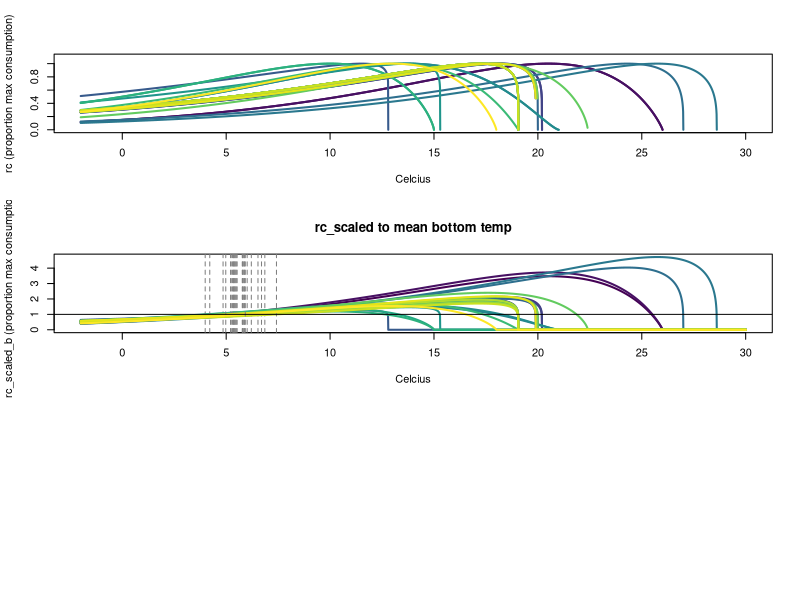
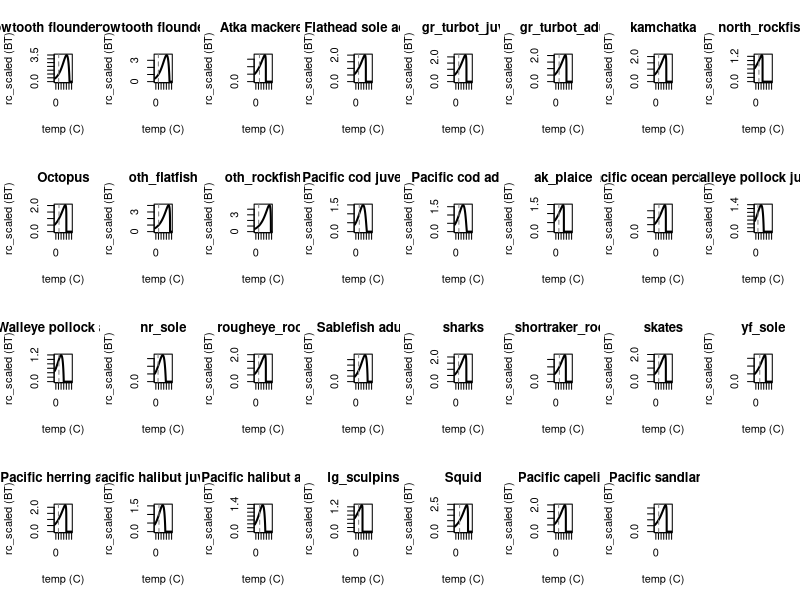

Write R code to recreate these figures, in order. (Note: this script raises an error after producing the figures.)
#------------------------------------------------------------------------------#
#AUTHORS: Bia Dias
#ORIGINAL AUTHORS: Andy Whitehouse code developed for ACLIM2 
#ORIGINAL CODE: bioen_pars2.R
#AFFILIATIONS: CICOES University of Washington/ Alaska Fisheries Science Center
#E-MAIL OF CORRESPONDENCE AUTHOR: bia.dias@noaa.gov
#
#Bioenergetic params for GOACLIM
#------------------------------------------------------------------------------#

library(tidyverse)
library(here)
library(viridis)
library(viridisLite)



bioen_pars <- read.csv("WGOA_source_data/WGOA_bioen.csv", header=TRUE, sep=',', 
                       dec='.', row.names=1)
# X parameter in Kitchell equation
bioen_sp <- row.names(bioen_pars)
# bioen_sp <- bioen_sp[ !bioen_sp == "octopus" & !bioen_sp == "squids"]
# shortrakers have not been caught in the shelf BTS. Applying rougheye mean temps
# as a proxy
#bioen_pars["shortraker_rock",4:5] <- bioen_pars["rougheye_rock",4:5]
# species-specific temp time series from BT survey
hind_bt <- read.csv(
  "WGOA_source_data/species_weighted_temp_WGOA.csv",
  header = TRUE,
  sep = ',',
  dec = '.',
  row.names = 1
) %>%
  select(c(year, race_group, agg_weighted_bot_temp)) %>%
  pivot_wider(names_from = race_group, values_from = agg_weighted_bot_temp)

#hind_st <- read.csv(
#  "WGOA_source_data/species_weighted_temp_WGOA.csv",
#  header = TRUE,
#  sep = ',',
#  dec = '.',
#  row.names = 1
#) %>%
#  select(c(year, race_group, agg_weighted_surf_temp)) %>%
#  pivot_wider(names_from = race_group, values_from = agg_weighted_surf_temp)

# replace missing (NA) with mean
hind_bt <- hind_bt %>%
  mutate(across(everything(), ~ifelse(is.na(.), mean(., na.rm = TRUE), .))) %>% 
  column_to_rownames(var="year")

#for(i in 1:(dim(hind_bt)[2])){
#  hind_bt[,i][is.na(hind_bt[,i])] <- mean(hind_bt[,i], na.rm=TRUE)
#}
#for(i in 1:(dim(hind_st)[2])){
#  hind_st[,i][is.na(hind_st[,i])] <- mean(hind_st[,i], na.rm=TRUE)
#}
mean_bot_temps <- round(colMeans(hind_bt),digits=2)
#mean_sur_temps <- round(colMeans(hind_st),digits=2)
#BD do the same for the other functional groups that have proxy species ####
# adding shortraker_rock using rougheye temps as proxy
#mean_bot_temps["shortraker_rock"] <- mean_bot_temps["rougheye_rock"]
#mean_sur_temps["shortraker_rock"] <- mean_sur_temps["rougheye_rock"]

# indicator species for multi-species functional groups
# oth_flatfish is represented by rex_sole
# oth_rockfish is represented by dusky_rockfish

# xx is a term in the Kitchell equation
xx <-
  (((
    log(bioen_pars$Q10) * (bioen_pars$Tmax - bioen_pars$Topt) ^ 2
  )) / 400) *
  (1 + (1 + sqrt(40 / (
    log(bioen_pars$Q10) * (bioen_pars$Tmax - bioen_pars$Topt + 2)
  ))) ^ 2)
names(xx) <- bioen_sp
# Kitchell equation: rc is proportion of max consumption at a given temp
# temps to evaluate over
Ctemp <- seq(-2, 30, 0.01)
rc <- matrix(nrow = length(Ctemp), ncol = length(bioen_sp))
colnames(rc) <- bioen_sp
row.names(rc) <- Ctemp
for (i in bioen_sp) {
  for (j in Ctemp) {
    rc[j, i] <- (((bioen_pars[i, 'Tmax'] - Ctemp[j]) / (bioen_pars[i, 'Tmax'] - bioen_pars[i, 'Topt']))^xx[i]) *
      exp(xx[i] * (1 - ((bioen_pars[i, 'Tmax'] - Ctemp[j]) / (bioen_pars[i, 'Tmax'] - bioen_pars[i, 'Topt'])
      )))
  }
  
}

# Alternatively, we can use species-specific biomass-weighted mean bottom temps
# from the survey.
# mean temperatures are the means of the sp.-specific survey time series
rc_scaled_b <- matrix(nrow = dim(rc)[1], ncol = dim(rc)[2])
colnames(rc_scaled_b) <- bioen_sp
names(mean_bot_temps) <- bioen_sp
for(i in 1:(length(bioen_sp))){
  rc_scaled_b[,bioen_sp[i]] <- rc[,bioen_sp[i]]/rc[as.character(mean_bot_temps[bioen_sp[i]]),bioen_sp[i]]
}
# have to name the rows after creating the matrix, and in this fashion or it doesn't
# work. It eliminates trailing zeroes which throws everything off in later loops.
rc_rows <- sprintf("%.2f", round(Ctemp, digits=2))
row.names(rc_scaled_b) <- rc_rows
# mean biomass-weighted species-specific surface temp 1991-1994
#rc_scaled_s <- matrix(nrow = dim(rc)[1], ncol = dim(rc)[2])
#colnames(rc_scaled_s) <- bioen_sp
#names(mean_sur_temps) <- bioen_sp
#for(i in 1:(length(bioen_sp))){
#  rc_scaled_s[,bioen_sp[i]] <- rc[,bioen_sp[i]]/rc[as.character(mean_sur_temps[bioen_sp[i]]),bioen_sp[i]]
#}
#row.names(rc_scaled_s) <- rc_rows
# replace NaN with a really small value
rc_scaled_b[is.nan(rc_scaled_b)] <- 1e-08
#rc_scaled_s[is.nan(rc_scaled_s)] <- 1e-08

# Kitchell curve plots -------------------------------------------------------
 par(mfrow = c(3, 1))
 # rc unscaled
 plot(
   Ctemp,
   rc[, "Arrowtooth flounder adult"],
   type = 'n',
   xlab = "Celcius",
   ylab = "rc (proportion max consumption)",
   ylim = c(0, 1.1)
 )
 for (i in 1:26) {
   lines(Ctemp, rc[, i], col = viridis(26)[i], lwd = 2)
 }
 # rc scaled to mean bottom temp 1991–1994
 plot(
   Ctemp,
   rc_scaled_b[, "Arrowtooth flounder adult"],
   type = 'n',
   xlab = "Celcius",
   ylab = "rc_scaled_b (proportion max consumption)",
   ylim = c(0, max(rc_scaled_b, na.rm = TRUE)),
   main = "rc_scaled to mean bottom temp"
 )
 for (i in 1:26) {
   lines(Ctemp, rc_scaled_b[, i], col = viridis(26)[i], lwd = 2)
   abline(v = mean_bot_temps[i], lty = 2, col = "gray50")
 }
 abline(h=1)
# # rc scaled to mean surface temp 1991–1994
# plot(
#   Ctemp,
#   rc_scaled_s[, "arrowtooth_adu"],
#   type = 'n',
#   xlab = "Celcius",
#   ylab = "rc_scaled_s (proportion max consumption)",
#   ylim = c(0, max(rc_scaled_s, na.rm = TRUE)),
#   main = "rc_scaled to mean surface temp"
# )
# for (i in 1:26) {
#   lines(Ctemp, rc_scaled_s[, i], col = viridis(26)[i], lwd = 2)
#   abline(v = mean_sur_temps, lty = 2, col = "gray50")
# }
# abline(h=1)
 
 
 # # rc scaled to bottom temp plots by species
 par(mfrow = c(4, 8))
 for (i in 1:31) {
   plot(
     Ctemp,
     rc_scaled_b[, i],
     type = 'l',
     lwd = 2,
     main = bioen_sp[i],
     ylim = c(0, max(rc_scaled_b[, i], na.rm = TRUE)),
     ylab = "rc_scaled (BT)",
     xlab = "temp (C)"
   )
   abline(v = mean_bot_temps[i], lty = 2, col = "gray50")
 }
# # rc scaled to surface temp plots by species
# par(mfrow = c(4, 8))
# for (i in 1:31) {
#   plot(
#     Ctemp,
#     rc_scaled_s[, i],
#     type = 'l',
#     lwd = 2,
#     main = bioen_sp[i],
#     ylim = c(0, max(rc_scaled_s[, i], na.rm = TRUE)),
#     ylab = "rc_scaled (ST)",
#     xlab = "temp (C)"
#   )
#   abline(v = mean_sur_temps[i], lty = 2, col = "gray50")
# }
# 
# 
# # By species both plots on the same graph
# par(mfrow = c(4, 8))
# for (i in 1:31) {
#   plot(
#     Ctemp,
#     rc_scaled_b[, i],
#     type = 'l',
#     lwd = 2,
#     main = bioen_sp[i],
#     ylim = c(0, max(rc_scaled_b[, i], na.rm = TRUE)),
#     ylab = "rc_scaled",
#     xlab = "temp (C)",
#     col = "blue"
#   )
#   abline(v = mean_bot_temps[i], lty = 2, col = "blue")
#   lines(Ctemp, rc_scaled_s[, i], lwd=2, col = "red", lty=2)
#   abline(v = mean_sur_temps[i], lty = 2, col = "red")
#   abline(h=1)
# }
# par(mfrow=c(1,1))

# Forced search consumption modifier
# get species-specific consumption modifiers
# temp time series from GOACLIM hindcast
#**hindcast**: representing the final years of the spinup forced with observed oceanographic conditions to better represent historical conditions (1990 to 2020),
#**projection**: GFDL-ESM2M downscaled projection (2015 to 2099)
#**historical**: representing model spinup (1980 to 2014).

 
roms_hind_temp <- read.csv("WGOA_source_data/ROMSOutputWGOA/Long_WGOA_temp_monthly_300.csv", 
                           header=TRUE, sep=',', dec='.') %>% 
  filter(simulation=="ssp126", year>=1990 & year<2021) %>% 
  select(c( year, month, depthclass,area_weighted_temp)) %>% 
  pivot_wider(names_from = depthclass, values_from = area_weighted_temp) %>% 
  rename(temp_b5=Bottom,  temp_s5=Surface)
roms_hind_temp$tstep <- 1:372

roms_hind_npz <- read.csv("WGOA_source_data/ROMSOutputWGOA/Long_WGOA_B_summary_month300_v2_corrected.csv", 
                           header=TRUE, sep=',', dec='.') %>% 
  filter(simulation=="ssp126", year>=1990 & year<2021) %>% 
  select(c( year, month, varname,biomass_tonnes)) %>% 
  pivot_wider(names_from = varname, values_from = biomass_tonnes) %>% 
  rename(cop=Cop, eup=Eup, mzl=MZL, mzs=MZS, nca=NCa, phl=PhL, phs=PhS)  
  #select(cop, eup, mzl, phl, phs) #to match aclim_rpath

  roms_hind_npz$tstep <- 1:372

goaclim_hind_raw <- roms_hind_temp %>% left_join(roms_hind_npz, by= join_by(tstep,year, month)) %>% 
  select(tstep, year, month, cop, eup, mzl, phl, phs, temp_b5, temp_s5)


goaclim_hind_bt <- as.matrix(goaclim_hind_raw$temp_b5)
row.names(goaclim_hind_bt) <- goaclim_hind_raw$tstep
row.names(goaclim_hind_bt) <- goaclim_hind_raw$tstep
goaclim_hind_st <- as.matrix(goaclim_hind_raw$temp_s5)
row.names(goaclim_hind_st) <- goaclim_hind_raw$tstep
# for some reason hind_st[52] gets rounded off to "-0.00" which is a problem in
# the consumption modifier below
goaclim_hind_st[52] <- 0.00
# bottom temperature
tdc_hind_bt <- matrix(nrow=dim(goaclim_hind_bt)[1], ncol=length(bioen_sp))
colnames(tdc_hind_bt) <- bioen_sp 
for(i in 1:dim(goaclim_hind_bt)[1]){
  for(j in bioen_sp){
    tdc_hind_bt[i,j] <- rc_scaled_b[sprintf("%.2f", round(goaclim_hind_bt[i], digits=2)),j]
  }
}
row.names(tdc_hind_bt) <- row.names(goaclim_hind_bt)
## surface temperature
#tdc_hind_st <- matrix(nrow=dim(goaclim_hind_st)[1], ncol=length(bioen_sp))
#colnames(tdc_hind_st) <- bioen_sp # w/o shortraker rockfish—never caught on shelf BT survey
#for(i in 1:dim(goaclim_hind_st)[1]){
#  for(j in bioen_sp){
#    tdc_hind_st[i,j] <- rc_scaled_s[sprintf("%.2f", round(goaclim_hind_st[i], digits=2)),j]
#  }
#}
#row.names(tdc_hind_st) <- row.names(goaclim_hind_st)

################################################################################
################################################################################
################################################################################
# YOU ARE HERE ####
# Respiration
# Modified Arrhenius equation from Blanchard et al. (2012)

# temps to evaluate (Kelvin = C + 273.15)
Ktemp <- seq(271, 303, 0.01) # from -2 to 30 Celcius
k  <- 8.62 * 10 ^ (-5) # Boltzmann constant
E  <- 0.63             # activation energy
c1 <- 25.55            # constant
tau <- matrix(nrow = length(Ktemp), ncol = 1)
row.names(tau) <- Ktemp
for (i in 1:(length(Ktemp))) {
  tau[i] <- exp(c1 - (E / (k * Ktemp[i])))
}

# tau scaled by sp.-specific mean bottom temps over survey time series
tau_scaled_b <- matrix(nrow=length(tau), ncol=dim(bioen_pars)[1])
for (i in 1:(dim(bioen_pars)[1])) {
  tau_scaled_b[,i] <- tau/(tau[as.character(mean_bot_temps[i] + 273.15),])
}
colnames(tau_scaled_b) <- bioen_sp
row.names(tau_scaled_b) <- Ktemp
# tau scaled
# Using species-specific biomass-weighted mean surface temp from survey
#tau_scaled_s <- matrix(nrow=length(tau), ncol=dim(bioen_pars)[1])
#for (i in 1:(dim(bioen_pars)[1])) {
#  tau_scaled_s[,i] <- tau/(tau[as.character(mean_sur_temps[i] + 273.15),])
#}
#colnames(tau_scaled_s) <- bioen_sp
#row.names(tau_scaled_s) <- Ktemp

#------------------------------------------------------------------------------#
# Total Consumption scaled by bottom temp (TotCons = rc_scaled * bal$QB * bal$Biomass)
TotCons_b <- matrix(nrow = dim(rc_scaled_b)[1], ncol = dim(rc_scaled_b)[2])
colnames(TotCons_b) <- bioen_sp
for (i in bioen_sp) {
  TotCons_b[, i] <- rc_scaled_b[, i] * bal$QB[i] * bal$Biomass[i]
}
# row.names(TotCons_b) <- Ctemp
row.names(TotCons_b) <- rc_rows
# Total Consumption scaled by surface temp (TotCons = rc_scaled * bal$QB * bal$Biomass)
TotCons_s <- matrix(nrow = dim(rc_scaled_s)[1], ncol = dim(rc_scaled_s)[2])
colnames(TotCons_s) <- bioen_sp
for (i in bioen_sp) {
  TotCons_s[, i] <- rc_scaled_s[, i] * bal$QB[i] * bal$Biomass[i]
}
# row.names(TotCons_s) <- Ctemp
row.names(TotCons_s) <- rc_rows

#------------------------------------------------------------------------------#
# Total respiration at sp.-specific mean temps from survey time series
# bottom temp
TotResp_btmean <- vector(mode = "numeric", length = length(bioen_sp))
names(TotResp_btmean) <- bioen_sp
for (i in bioen_sp) {
  TotResp_btmean[i] <- TotCons_b[sprintf("%.2f", mean_bot_temps[i]), i] * scene$params$ActiveRespFrac[i]
}
# surface temp
TotResp_stmean <- vector(mode = "numeric", length = length(bioen_sp))
names(TotResp_stmean) <- bioen_sp
for (i in bioen_sp) {
  TotResp_stmean[i] <- TotCons_s[sprintf("%.2f", mean_sur_temps[i]), i] * scene$params$ActiveRespFrac[i]
}

#------------------------------------------------------------------------------#
# Total respiration by temperature curve
# bottom temperature
TotResp_b <- matrix(nrow = dim(tau_scaled_b)[1], ncol = length(bioen_sp))
colnames(TotResp_b) <- bioen_sp
row.names(TotResp_b) <- row.names(tau_scaled_b)
for (i in bioen_sp) {
  TotResp_b[, i] <- tau_scaled_b[,i] * (TotResp_btmean[i] / tau_scaled_b[as.character(mean_bot_temps[i] + 273.15), i])
}
# surface temperature
TotResp_s <-  matrix(nrow = dim(tau_scaled_s)[1], ncol = length(bioen_sp))
colnames(TotResp_s) <- bioen_sp
row.names(TotResp_s) <- row.names(tau_scaled_s)
for (i in bioen_sp) {
  TotResp_s[, i] <- tau_scaled_s[,i] * (TotResp_stmean[i] / tau_scaled_s[as.character(mean_sur_temps[i] + 273.15), i])
}

#------------------------------------------------------------------------------#
# ActiveRespFrac by temperature
# bottom temperature
ActiveRespFrac_b <- matrix(nrow=dim(TotResp_b)[1], ncol=dim(TotResp_b)[2])
colnames(ActiveRespFrac_b) <- bioen_sp
for(i in bioen_sp){
  ActiveRespFrac_b[,i] <- TotResp_b[,i]/TotCons_b[,i]
}
row.names(ActiveRespFrac_b) <- rc_rows
# surface temperature
ActiveRespFrac_s <- matrix(nrow=dim(TotResp_s)[1], ncol=dim(TotResp_s)[2])
colnames(ActiveRespFrac_s) <- bioen_sp
for(i in bioen_sp){
  ActiveRespFrac_s[,i] <- TotResp_s[,i]/TotCons_s[,i]
}
row.names(ActiveRespFrac_s) <- rc_rows

# plot ActiveRespFrac
# par(mfrow = c(4, 8))
# for (i in 1:31) {
#   plot(
#     Ctemp,
#     ActiveRespFrac_b[, i],
#     type = 'l',
#     lwd = 2,
#     main = bioen_sp[i],
#     ylim = c(0, 1),
#     ylab = "ActiveRespFrac",
#     xlab = "temp (C)",
#     col = "blue"
#   )
#   abline(v = bioen_pars[i,5], lty = 2, col = "blue")
#   lines(Ctemp, ActiveRespFrac_s[, i], lwd=2, col = "red", lty=2)
#   abline(v = bioen_pars[i,4], lty = 2, col = "red")
# }
# par(mfrow=c(1,1))

#------------------------------------------------------------------------------#
# Annual respiration modifier (ForcedActResp)
# bottom temperature
ForcedActResp_b <- matrix(nrow=dim(ActiveRespFrac_b)[1], ncol=dim(ActiveRespFrac_b)[2])
colnames(ForcedActResp_b) <- bioen_sp
for(i in bioen_sp){
  ForcedActResp_b[,i] <- ActiveRespFrac_b[,i]/scene$params$ActiveRespFrac[i]
}
row.names(ForcedActResp_b) <- rc_rows
# surface temperature
ForcedActResp_s <- matrix(nrow=dim(ActiveRespFrac_s)[1], ncol=dim(ActiveRespFrac_s)[2])
colnames(ForcedActResp_s) <- bioen_sp
for(i in bioen_sp){
  ForcedActResp_s[,i] <- ActiveRespFrac_s[,i]/scene$params$ActiveRespFrac[i]
}
row.names(ForcedActResp_s) <- rc_rows

# replace NaN with a really large value
ForcedActResp_b[is.nan(ForcedActResp_b)] <- 1e04
ForcedActResp_s[is.nan(ForcedActResp_s)] <- 1e04

# Plot
# par(mfrow = c(4, 8))
# for (i in 1:31) {
#   plot(
#     Ctemp,
#     ForcedActResp_b[, i],
#     type = 'l',
#     lwd = 2,
#     main = bioen_sp[i],
#     ylim = c(0, 2),
#     ylab = "ForcedActResp_b",
#     xlab = "temp (C)",
#     col = "blue"
#   )
#   abline(v = bioen_pars[i,5], lty = 2, col = "blue")
#   lines(Ctemp, ForcedActResp_s[, i], lwd=2, col = "red", lty=2)
#   abline(v = bioen_pars[i,4], lty = 2, col = "red")
# }
# par(mfrow=c(1,1))


#------------------------------------------------------------------------------#
# ForcedActResp modifier
# get species-specific respiration modifiers
# bottom temperature 
tdr_hind_bt <- matrix(nrow=dim(aclim_hind_bt)[1], ncol=length(bioen_sp))
colnames(tdr_hind_bt) <- bioen_sp 
for(i in 1:dim(aclim_hind_bt)[1]){
  for(j in bioen_sp){
    tdr_hind_bt[i,j] <- ForcedActResp_b[sprintf("%.2f", round(aclim_hind_bt[i], digits=2)),j]
  }
}
row.names(tdr_hind_bt) <- row.names(aclim_hind_bt)

# surface temperature (hind_st from conusmption modifier above)
tdr_hind_st <- matrix(nrow=dim(aclim_hind_st)[1], ncol=length(bioen_sp))
colnames(tdr_hind_st) <- bioen_sp 
for(i in 1:dim(aclim_hind_st)[1]){
  for(j in bioen_sp){
    tdr_hind_st[i,j] <- ForcedActResp_s[sprintf("%.2f", round(aclim_hind_st[i], digits=2)),j]
  }
}
row.names(tdr_hind_st) <- row.names(aclim_hind_st)


